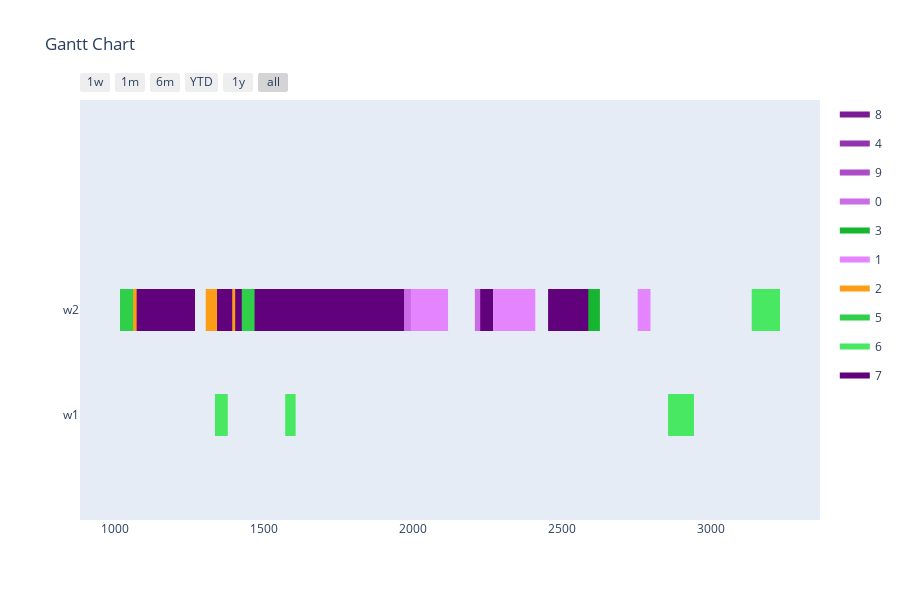

The notebook cell this image was saved under:
### Markdown cell above
Config 3 - Only valid mutations for time slots

### Code cell
optimizer = BaseGA(env)
optimizer.configure('tardiness', 'twopointcrossover', 'roulettewheel', 'onlyfeasibletimeslot')
last_time_slot = 0
for order in orders:
    if order[1] > last_time_slot:
        last_time_slot = order[1]
# all parameters after offspring_amount are optional (in this case -> verbose=True)
result, best_fitness_history, average_fitness_history, best_generation_history, feasible_gen = optimizer.optimize(orders, max_generations, earliest_time_slot, last_time_slot, population_size, offspring_amount, verbose=True)
workstation_assignments = reformat_result(result, orders, env)
visualize(workstation_assignments, best_fitness_history, average_fitness_history, best_generation_history, feasible_gen)

### Figure 1 — Plotly figure (JSON) as saved in the notebook; plotly's stock layout.template omitted (floating-point values rounded to 4 significant figures)
{"data": [{"fill": "toself", "fillcolor": "rgb(122, 26, 148)", "hoverinfo": "name", "legendgroup": "rgb(122, 26, 148)", "mode": "none", "name": "8", "type": "scatter", "x": [209, 270, 270, 209, 209, 210, 271, 271, 210, 210, 204, 265, 265, 204, 204, 201, 262, 262, 201, 201, 210, 253, 253, 210, 210, 209, 270, 270, 209, 209, 211, 254, 254, 211], "y": [0.8, 0.8, 1.2, 1.2, null, 0.8, 0.8, 1.2, 1.2, null, 0.8, 0.8, 1.2, 1.2, null, 0.8, 0.8, 1.2, 1.2, null, 0.8, 0.8, 1.2, 1.2, null, 0.8, 0.8, 1.2, 1.2, null, 0.8, 0.8, 1.2, 1.2]}, {"fill": "toself", "fillcolor": "rgb(147, 51, 173)", "hoverinfo": "name", "legendgroup": "rgb(147, 51, 173)", "mode": "none", "name": "4", "type": "scatter", "x": [583, 618, 618, 583, 583, 329, 364, 364, 329, 329, 252, 287, 287, 252, 252, 685, 772, 772, 685, 685, 599, 634, 634, 599, 599, 599, 686, 686, 599], "y": [-0.2, -0.2, 0.2, 0.2, null, -0.2, -0.2, 0.2, 0.2, null, -0.2, -0.2, 0.2, 0.2, null, -0.2, -0.2, 0.2, 0.2, null, -0.2, -0.2, 0.2, 0.2, null, -0.2, -0.2, 0.2, 0.2]}, {"fill": "toself", "fillcolor": "rgb(172, 76, 198)", "hoverinfo": "name", "legendgroup": "rgb(172, 76, 198)", "mode": "none", "name": "9", "type": "scatter", "x": [226, 269, 269, 226, 226, 202, 245, 245, 202, 202, 201, 276, 276, 201, 201, 232, 267, 267, 232, 232, 210, 285, 285, 210, 210, 204, 279, 279, 204], "y": [-0.2, -0.2, 0.2, 0.2, null, -0.2, -0.2, 0.2, 0.2, null, -0.2, -0.2, 0.2, 0.2, null, -0.2, -0.2, 0.2, 0.2, null, -0.2, -0.2, 0.2, 0.2, null, -0.2, -0.2, 0.2, 0.2]}, {"fill": "toself", "fillcolor": "rgb(203, 107, 229)", "hoverinfo": "name", "legendgroup": "rgb(203, 107, 229)", "mode": "none", "name": "0", "type": "scatter", "x": [2208, 2271, 2271, 2208, 2208, 1948, 2021, 2021, 1948, 1948, 1746, 1819, 1819, 1746, 1746, 1153, 1226, 1226, 1153], "y": [0.8, 0.8, 1.2, 1.2, null, 0.8, 0.8, 1.2, 1.2, null, 0.8, 0.8, 1.2, 1.2, null, 0.8, 0.8, 1.2, 1.2]}, {"fill": "toself", "fillcolor": "rgb(22, 182, 48)", "hoverinfo": "name", "legendgroup": "rgb(22, 182, 48)", "mode": "none", "name": "3", "type": "scatter", "x": [375, 428, 428, 375, 375, 1799, 1843, 1843, 1799, 1799, 386, 449, 449, 386, 386, 2584, 2628, 2628, 2584], "y": [0.8, 0.8, 1.2, 1.2, null, 0.8, 0.8, 1.2, 1.2, null, 0.8, 0.8, 1.2, 1.2, null, 0.8, 0.8, 1.2, 1.2]}, {"fill": "toself", "fillcolor": "rgb(228, 132, 254)", "hoverinfo": "name", "legendgroup": "rgb(228, 132, 254)", "mode": "none", "name": "1", "type": "scatter", "x": [1993, 2118, 2118, 1993, 1993, 934, 992, 992, 934, 934, 471, 532, 532, 471, 471, 526, 651, 651, 526, 526, 2271, 2411, 2411, 2271, 2271, 721, 779, 779, 721, 721, 2755, 2798, 2798, 2755], "y": [0.8, 0.8, 1.2, 1.2, null, 0.8, 0.8, 1.2, 1.2, null, 0.8, 0.8, 1.2, 1.2, null, 0.8, 0.8, 1.2, 1.2, null, 0.8, 0.8, 1.2, 1.2, null, 0.8, 0.8, 1.2, 1.2, null, 0.8, 0.8, 1.2, 1.2]}, {"fill": "toself", "fillcolor": "rgb(253, 157, 23)", "hoverinfo": "name", "legendgroup": "rgb(253, 157, 23)", "mode": "none", "name": "2", "type": "scatter", "x": [964, 1037, 1037, 964, 964, 1260, 1304, 1304, 1260, 1260, 1833, 1877, 1877, 1833, 1833, 1414, 1487, 1487, 1414], "y": [0.8, 0.8, 1.2, 1.2, null, 0.8, 0.8, 1.2, 1.2, null, 0.8, 0.8, 1.2, 1.2, null, 0.8, 0.8, 1.2, 1.2]}, {"fill": "toself", "fillcolor": "rgb(47, 207, 73)", "hoverinfo": "name", "legendgroup": "rgb(47, 207, 73)", "mode": "none", "name": "5", "type": "scatter", "x": [1141, 1204, 1204, 1141, 1141, 353, 416, 416, 353, 353, 1016, 1060, 1060, 1016, 1016, 1407, 1480, 1480, 1407], "y": [0.8, 0.8, 1.2, 1.2, null, 0.8, 0.8, 1.2, 1.2, null, 0.8, 0.8, 1.2, 1.2, null, 0.8, 0.8, 1.2, 1.2]}, {"fill": "toself", "fillcolor": "rgb(72, 232, 98)", "hoverinfo": "name", "legendgroup": "rgb(72, 232, 98)", "mode": "none", "name": "6", "type": "scatter", "x": [3138, 3233, 3233, 3138, 3138, 2871, 2914, 2914, 2871, 2871, 1571, 1606, 1606, 1571, 1571, 487, 522, 522, 487, 487, 2857, 2944, 2944, 2857, 2857, 1335, 1378, 1378, 1335], "y": [0.8, 0.8, 1.2, 1.2, null, -0.2, -0.2, 0.2, 0.2, null, -0.2, -0.2, 0.2, 0.2, null, -0.2, -0.2, 0.2, 0.2, null, -0.2, -0.2, 0.2, 0.2, null, -0.2, -0.2, 0.2, 0.2]}, {"fill": "toself", "fillcolor": "rgb(97, 1, 123)", "hoverinfo": "name", "legendgroup": "rgb(97, 1, 123)", "mode": "none", "name": "7", "type": "scatter", "x": [1342, 1403, 1403, 1342, 1342, 1425, 1468, 1468, 1425, 1425, 738, 853, 853, 738, 738, 2454, 2589, 2589, 2454, 2454, 947, 1072, 1072, 947, 947, 1268, 1393, 1393, 1268, 1268, 2226, 2269, 2269, 2226], "y": [0.8, 0.8, 1.2, 1.2, null, 0.8, 0.8, 1.2, 1.2, null, 0.8, 0.8, 1.2, 1.2, null, 0.8, 0.8, 1.2, 1.2, null, 0.8, 0.8, 1.2, 1.2, null, 0.8, 0.8, 1.2, 1.2, null, 0.8, 0.8, 1.2, 1.2]}, {"legendgroup": "rgb(122, 26, 148)", "marker": {"color": "rgb(122, 26, 148)", "opacity": 0, "size": 1}, "mode": "markers", "name": "", "showlegend": false, "text": [null, null, null, null, null, null, null, null, null, null, null, null, null, null], "type": "scatter", "x": [209, 270, 210, 271, 204, 265, 201, 262, 210, 253, 209, 270, 211, 254], "y": [1, 1, 1, 1, 1, 1, 1, 1, 1, 1, 1, 1, 1, 1]}, {"legendgroup": "rgb(147, 51, 173)", "marker": {"color": "rgb(147, 51, 173)", "opacity": 0, "size": 1}, "mode": "markers", "name": "", "showlegend": false, "text": [null, null, null, null, null, null, null, null, null, null, null, null], "type": "scatter", "x": [583, 618, 329, 364, 252, 287, 685, 772, 599, 634, 599, 686], "y": [0, 0, 0, 0, 0, 0, 0, 0, 0, 0, 0, 0]}, {"legendgroup": "rgb(172, 76, 198)", "marker": {"color": "rgb(172, 76, 198)", "opacity": 0, "size": 1}, "mode": "markers", "name": "", "showlegend": false, "text": [null, null, null, null, null, null, null, null, null, null, null, null], "type": "scatter", "x": [226, 269, 202, 245, 201, 276, 232, 267, 210, 285, 204, 279], "y": [0, 0, 0, 0, 0, 0, 0, 0, 0, 0, 0, 0]}, {"legendgroup": "rgb(203, 107, 229)", "marker": {"color": "rgb(203, 107, 229)", "opacity": 0, "size": 1}, "mode": "markers", "name": "", "showlegend": false, "text": [null, null, null, null, null, null, null, null], "type": "scatter", "x": [2208, 2271, 1948, 2021, 1746, 1819, 1153, 1226], "y": [1, 1, 1, 1, 1, 1, 1, 1]}, {"legendgroup": "rgb(22, 182, 48)", "marker": {"color": "rgb(22, 182, 48)", "opacity": 0, "size": 1}, "mode": "markers", "name": "", "showlegend": false, "text": [null, null, null, null, null, null, null, null], "type": "scatter", "x": [375, 428, 1799, 1843, 386, 449, 2584, 2628], "y": [1, 1, 1, 1, 1, 1, 1, 1]}, {"legendgroup": "rgb(228, 132, 254)", "marker": {"color": "rgb(228, 132, 254)", "opacity": 0, "size": 1}, "mode": "markers", "name": "", "showlegend": false, "text": [null, null, null, null, null, null, null, null, null, null, null, null, null, null], "type": "scatter", "x": [1993, 2118, 934, 992, 471, 532, 526, 651, 2271, 2411, 721, 779, 2755, 2798], "y": [1, 1, 1, 1, 1, 1, 1, 1, 1, 1, 1, 1, 1, 1]}, {"legendgroup": "rgb(253, 157, 23)", "marker": {"color": "rgb(253, 157, 23)", "opacity": 0, "size": 1}, "mode": "markers", "name": "", "showlegend": false, "text": [null, null, null, null, null, null, null, null], "type": "scatter", "x": [964, 1037, 1260, 1304, 1833, 1877, 1414, 1487], "y": [1, 1, 1, 1, 1, 1, 1, 1]}, {"legendgroup": "rgb(47, 207, 73)", "marker": {"color": "rgb(47, 207, 73)", "opacity": 0, "size": 1}, "mode": "markers", "name": "", "showlegend": false, "text": [null, null, null, null, null, null, null, null], "type": "scatter", "x": [1141, 1204, 353, 416, 1016, 1060, 1407, 1480], "y": [1, 1, 1, 1, 1, 1, 1, 1]}, {"legendgroup": "rgb(72, 232, 98)", "marker": {"color": "rgb(72, 232, 98)", "opacity": 0, "size": 1}, "mode": "markers", "name": "", "showlegend": false, "text": [null, null, null, null, null, null, null, null, null, null, null, null], "type": "scatter", "x": [3138, 3233, 2871, 2914, 1571, 1606, 487, 522, 2857, 2944, 1335, 1378], "y": [1, 1, 0, 0, 0, 0, 0, 0, 0, 0, 0, 0]}, {"legendgroup": "rgb(97, 1, 123)", "marker": {"color": "rgb(97, 1, 123)", "opacity": 0, "size": 1}, "mode": "markers", "name": "", "showlegend": false, "text": [null, null, null, null, null, null, null, null, null, null, null, null, null, null], "type": "scatter", "x": [1342, 1403, 1425, 1468, 738, 853, 2454, 2589, 947, 1072, 1268, 1393, 2226, 2269], "y": [1, 1, 1, 1, 1, 1, 1, 1, 1, 1, 1, 1, 1, 1]}], "layout": {"height": 600, "hovermode": "closest", "showlegend": true, "title": {"text": "Gantt Chart"}, "xaxis": {"rangeselector": {"buttons": [{"count": 7, "label": "1w", "step": "day", "stepmode": "backward"}, {"count": 1, "label": "1m", "step": "month", "stepmode": "backward"}, {"count": 6, "label": "6m", "step": "month", "stepmode": "backward"}, {"count": 1, "label": "YTD", "step": "year", "stepmode": "todate"}, {"count": 1, "label": "1y", "step": "year", "stepmode": "backward"}, {"step": "all"}]}, "showgrid": false, "type": "date", "zeroline": false}, "yaxis": {"autorange": false, "range": [-1, 3], "showgrid": false, "ticktext": ["w1", "w2"], "tickvals": [0, 1], "zeroline": false}}}
